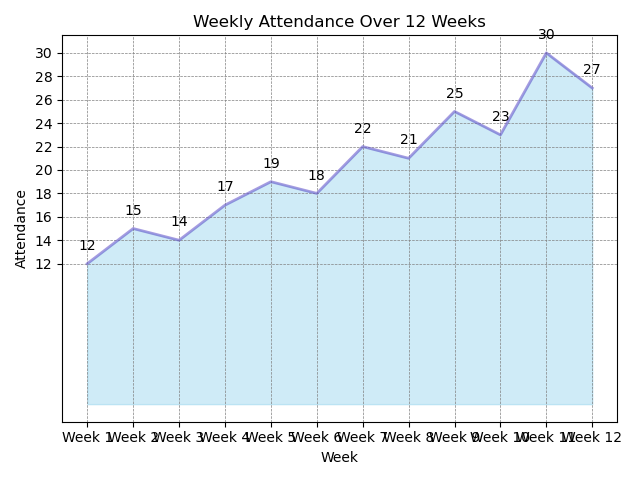

The Python source for this figure:

import matplotlib.pyplot as plt

# Data provided in the chart table
data = [
    {'Week': 1, 'Attendance': 12},
    {'Week': 2, 'Attendance': 15},
    {'Week': 3, 'Attendance': 14},
    {'Week': 4, 'Attendance': 17},
    {'Week': 5, 'Attendance': 19},
    {'Week': 6, 'Attendance': 18},
    {'Week': 7, 'Attendance': 22},
    {'Week': 8, 'Attendance': 21},
    {'Week': 9, 'Attendance': 25},
    {'Week': 10, 'Attendance': 23},
    {'Week': 11, 'Attendance': 30},
    {'Week': 12, 'Attendance': 27}
]

# Extracting weeks and attendance values for plotting
weeks = [week_data['Week'] for week_data in data]
attendance = [week_data['Attendance'] for week_data in data]

# Create an area chart
plt.fill_between(weeks, attendance, color="skyblue", alpha=0.4)
plt.plot(weeks, attendance, color="Slateblue", alpha=0.6, linewidth=2)

# Add titles and labels
plt.title("Weekly Attendance Over 12 Weeks")
plt.xlabel("Week")
plt.ylabel("Attendance")

# Customize ticks
plt.xticks(range(1, len(weeks) + 1), labels=[f"Week {i}" for i in weeks])
plt.yticks(range(min(attendance), max(attendance) + 1, 2))

# Add gridlines for better readability
plt.grid(color='grey', linestyle='--', linewidth=0.5)

# Annotate the data points
for i, txt in enumerate(attendance):
    plt.annotate(txt, (weeks[i], attendance[i]), textcoords="offset points", xytext=(0,10), ha='center')

# Show the figure with a tight layout
plt.tight_layout()
plt.show()
